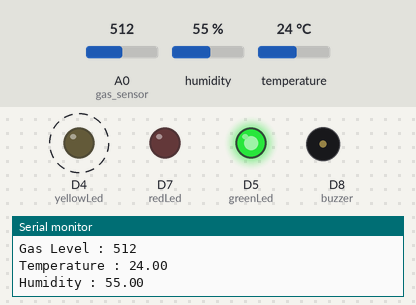
Bench run of a sketch on a simulated ESP8266 (NodeMCU). Parts: output pins drawn as LEDs (lit = HIGH), buzzer (waves = sounding), the last lines printed to the serial monitor. Dashed ring = blinking. The test bench sets the inputs (shaded band); at power-on: temperature 24 °C, A0 (gas_sensor) = 512, humidity 55 %. WiFi joins after 1.5 s; servers stay silent unless stated.

Above: at 3.0 s.
3.1 s: temperature set to 34 °C
5.2 s: temperature set to 37 °C
At 6.8 s:
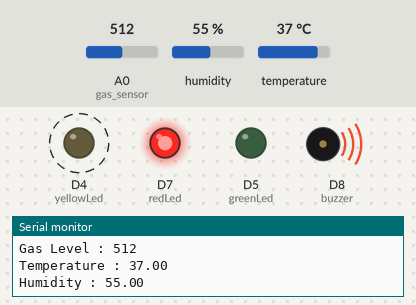
7.6 s: temperature set to 12 °C
At 9.4 s:
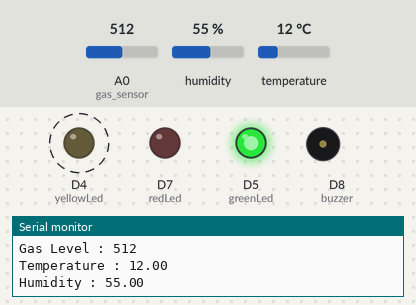
9.7 s: temperature set to 41 °C
At 11.2 s:
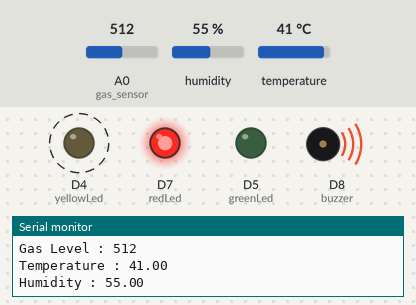
Timing chart, 0 to 12.8 s (numbered marks = the images above; inputs shaded):
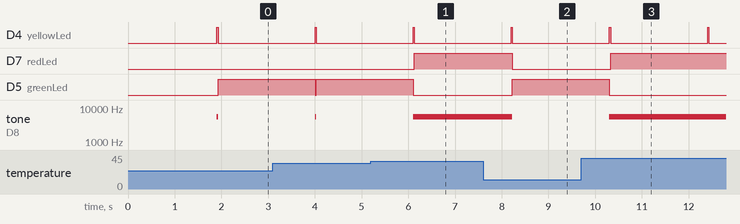

Measured:
- the behaviour switches between 35 and 36 °C on temperature (found by bisection; images 0 and 1)
- after the input at 5.2 s, D7 (redLed): LOW → HIGH after 0.93 s; D5 (greenLed): goes on until 6.1 s, then stays LOW; tone on D8 (buzzer): goes on until 6.1 s, then stays 5500 Hz
- after the input at 7.6 s, D7 (redLed): HIGH → LOW after 0.63 s; D5 (greenLed): LOW → HIGH after 0.63 s; tone on D8 (buzzer): 5500 Hz → silent after 0.63 s
- after the input at 9.7 s, D7 (redLed): LOW → HIGH after 0.63 s; D5 (greenLed): goes on until 10.3 s, then stays LOW; tone on D8 (buzzer): goes on until 10.3 s, then stays 5500 Hz
- by itself, D4 (yellowLed): alternates HIGH for 0.02 s and LOW for 2.1 s

The sketch:

IoT_Room_Environment_Monitor.ino
```cpp
#define BLYNK_TEMPLATE_ID "TMPLOrNCUJEU"
#define BLYNK_DEVICE_NAME "IoT Room Environment Monitor"
#define BLYNK_AUTH_TOKEN "sWpqqzXKEddBMsBhkYbK13W_Qo7io3v8"

#define BLYNK_PRINT Serial

#define DHTTYPE DHT11
#define DHTPIN D2

#include <ESP8266WiFi.h>
#include <DHT.h>
#include <BlynkSimpleEsp8266.h>


char auth[] = BLYNK_AUTH_TOKEN;
char ssid[] = "Alkayda";
char pass[] = "0987654321";


int gas_sensor = A0;
int buzzer = D8;
int redLed = D7;
int greenLed = D5;
int yellowLed = D4;

int data = 0;
int sensorThres = 130;
float overHeat = 35.00;
float humidity,temperature;

BlynkTimer timer;

DHT dht(DHTPIN, DHTTYPE);

void gasSensor(){

    int data = analogRead(gas_sensor);
    Blynk.virtualWrite(V0, data);
    Serial.print("Gas Level : ");
    Serial.println(data);

    if(data > sensorThres){
         Blynk.email("aknibir.cse@gmail.com", "Alert", "Toxic Gas Detected !");
         Blynk.logEvent("gas_alert","Toxic Gas Detected !");
         digitalWrite(yellowLed, HIGH);
         digitalWrite(greenLed, LOW);
         tone(buzzer, 5500, 10000);
    }

    else{
         digitalWrite(yellowLed, LOW);
         digitalWrite(greenLed, HIGH);
         noTone(buzzer);
    }

}

void dhtSensor(){

    humidity = dht.readHumidity();
    temperature = dht.readTemperature();

    if (isnan(humidity) || isnan(temperature)) {
        Serial.println("Failed to read from DHT sensor !");
        return;
    }

    else{
        Blynk.virtualWrite(V1, temperature);
        Blynk.virtualWrite(V2, humidity);
        Serial.print("Temperature : ");
        Serial.print(temperature);
        Serial.print("\n");
        Serial.print("Humidity : ");
        Serial.println(humidity);
    }

    if(temperature > overHeat){
        Blynk.email("aknibir.cse@gmail.com", "Alert", "Overheated your Room !");
        Blynk.logEvent("over_heat","Overheated your Room");
        digitalWrite(yellowLed, HIGH);
        digitalWrite(greenLed, LOW);
        digitalWrite(redLed, LOW);
        tone(buzzer, 5500, 4000);
    }

    else{
        digitalWrite(yellowLed, LOW);
        digitalWrite(greenLed, HIGH);
        noTone(buzzer);
    }

}

void fireAlert(){

    if(data > sensorThres || temperature > overHeat ){
        Blynk.email("aknibir.cse@gmail.com", "Alert", "Fire detected in Room !");
        Blynk.logEvent("fire_alert","Fire detected in Room !");
        digitalWrite(redLed, HIGH);
        digitalWrite(yellowLed, LOW);
        digitalWrite(greenLed, LOW);
        tone(buzzer, 5500, 10000);
    }

    else{
        digitalWrite(greenLed, HIGH);
        digitalWrite(redLed, LOW);
        noTone(buzzer);
    }

}

void setup(){

    Serial.begin(115200);
    pinMode(redLed, OUTPUT);
    pinMode(greenLed, OUTPUT);
    pinMode(yellowLed, OUTPUT);
    pinMode(buzzer, OUTPUT);
    pinMode(gas_sensor, INPUT);

    Blynk.begin(auth, ssid, pass);
    dht.begin();

    timer.setInterval(100L, gasSensor);
    timer.setInterval(100L, dhtSensor);
    timer.setInterval(100L, fireAlert);

}

void loop(){

    Blynk.run();
    timer.run();

}
```
